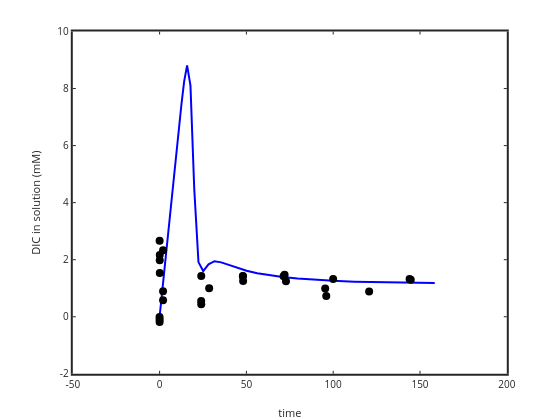

The notebook cell saved with this chart:
### Code cell
plot(time,1e3*DIC,'b-','linewidth',2); ylabel('DIC in solution (mM)'); xlabel('time')
hold on
plot(sampletime,sampleDIC*1e3,'ko','markersize',8,'markerfacecolor','k')
set(gca,'linewidth',2)

### Figure 1 — Plotly figure (JSON) as saved in the notebook; plotly's stock layout.template omitted (floating-point values rounded to 4 significant figures)
{"data": [{"line": {"color": "rgb(0,0,255)", "dash": "solid", "width": 2}, "marker": {"color": "rgb(0,0,255)", "line": {"color": "rgb(0,0,255)"}, "size": 6, "symbol": "none"}, "mode": "lines", "name": "", "showlegend": false, "type": "scatter", "visibility": true, "x": [0, 1.122, 1.259, 1.413, 1.585, 1.778, 1.995, 2.239, 2.512, 2.818, 3.162, 3.548, 3.981, 4.467, 5.012, 5.623, 6.31, 7.079, 7.943, 8.913, 10, 11.22, 12.59, 14.13, 15.85, 17.78, 19.95, 22.39, 25.12, 28.18, 31.62, 35.48, 39.81, 44.67, 50.12, 56.23, 63.1, 70.79, 79.43, 89.13, 100, 112.2, 125.9, 141.3, 158.5], "xaxis": "x", "y": [0, 0.6775, 0.7547, 0.8475, 0.9517, 1.072, 1.2, 1.347, 1.514, 1.705, 1.908, 2.136, 2.396, 2.696, 3.016, 3.391, 3.79, 4.248, 4.761, 5.34, 5.971, 6.684, 7.45, 8.241, 8.811, 8.104, 4.488, 1.916, 1.601, 1.836, 1.947, 1.906, 1.813, 1.711, 1.614, 1.528, 1.454, 1.39, 1.338, 1.294, 1.259, 1.231, 1.21, 1.194, 1.182], "yaxis": "y"}, {"line": {"color": "rgb(0,0,0)", "width": 0.5}, "marker": {"color": "rgb(0,0,0)", "line": {"color": "rgb(0,0,0)"}, "size": 8, "symbol": "circle"}, "mode": "markers", "name": "", "showlegend": false, "type": "scatter", "visibility": true, "x": [0, 0.1, 2, 24, 48.1, 72.8, 95.4, 120.7, 0, 0.08, 2, 23.95, 28.55, 47.97, 71.43, 99.97, 144.7, -0.03, 0, 0.1, 2, 24, 48, 72, 96, 144], "xaxis": "x", "y": [-0.1805, 1.538, 0.5828, 0.4398, 1.257, 1.246, 0.9864, 0.8884, -0.1, 1.98, 2.329, 0.5539, 0.9993, 1.416, 1.416, 1.327, 1.3, -0.007, 2.663, 2.161, 0.8916, 1.426, 1.428, 1.476, 0.7236, 1.322], "yaxis": "y"}], "layout": {"height": 420, "hovermode": "closest", "margin": {"b": 0, "l": 0, "r": 0, "t": 0}, "plot_bgcolor": "rgba(0,0,0,0)", "showlegend": false, "width": 560, "xaxis": {"anchor": "y", "autorange": false, "domain": [0.13, 0.905], "exponentformat": "none", "gridcolor": "rgba(38,38,38,0.15)", "gridwidth": 2, "linecolor": "rgb(38,38,38)", "linewidth": 2, "mirror": "ticks", "range": [-50, 200], "showgrid": false, "showline": true, "side": "bottom", "spikedash": "solid", "spikemode": "across", "spikesides": false, "spikethickness": 1, "tickangle": 0, "tickcolor": "rgb(38,38,38)", "tickfont": {"color": "rgb(38,38,38)", "size": 10}, "ticklen": 3, "ticks": "inside", "ticktext": ["-50", "0", "50", "100", "150", "200"], "tickvals": [-50, 0, 50, 100, 150, 200], "title": {"font": {"color": "rgb(38,38,38)", "size": 11}, "text": "time"}, "type": "linear", "visible": true, "zeroline": false}, "yaxis": {"anchor": "x", "autorange": false, "domain": [0.11, 0.925], "exponentformat": "none", "gridcolor": "rgba(38,38,38,0.15)", "gridwidth": 2, "linecolor": "rgb(38,38,38)", "linewidth": 2, "mirror": "ticks", "range": [-2, 10], "showgrid": false, "showline": true, "side": "left", "spikedash": "solid", "spikemode": "across", "spikesides": false, "spikethickness": 1, "tickangle": 0, "tickcolor": "rgb(38,38,38)", "tickfont": {"color": "rgb(38,38,38)", "size": 10}, "ticklen": 3, "ticks": "inside", "ticktext": ["-2", "0", "2", "4", "6", "8", "10"], "tickvals": [-2, 0, 2, 4, 6, 8, 10], "title": {"font": {"color": "rgb(38,38,38)", "size": 11}, "text": "DIC in solution (mM)"}, "type": "linear", "visible": true, "zeroline": false}}}
